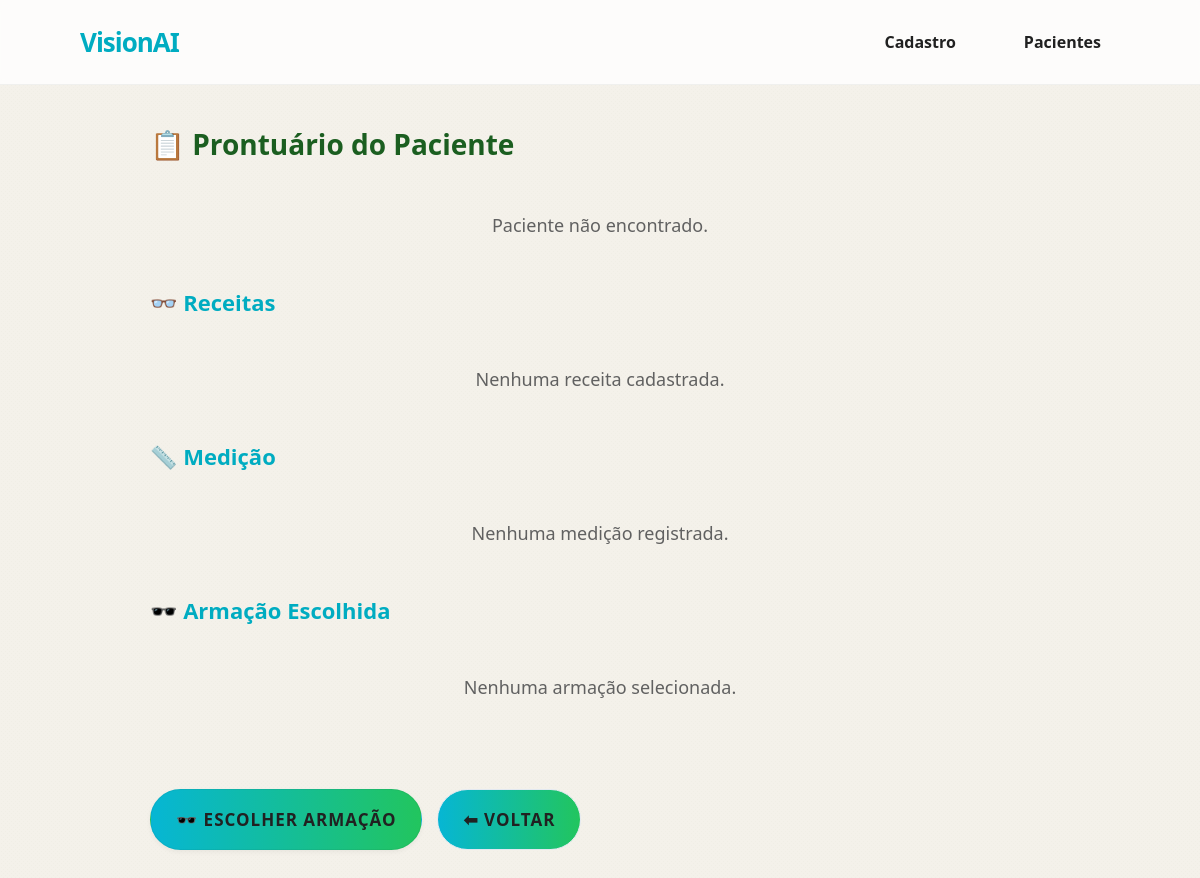
/prontuario/4, run on an earlier commit of the app's database.
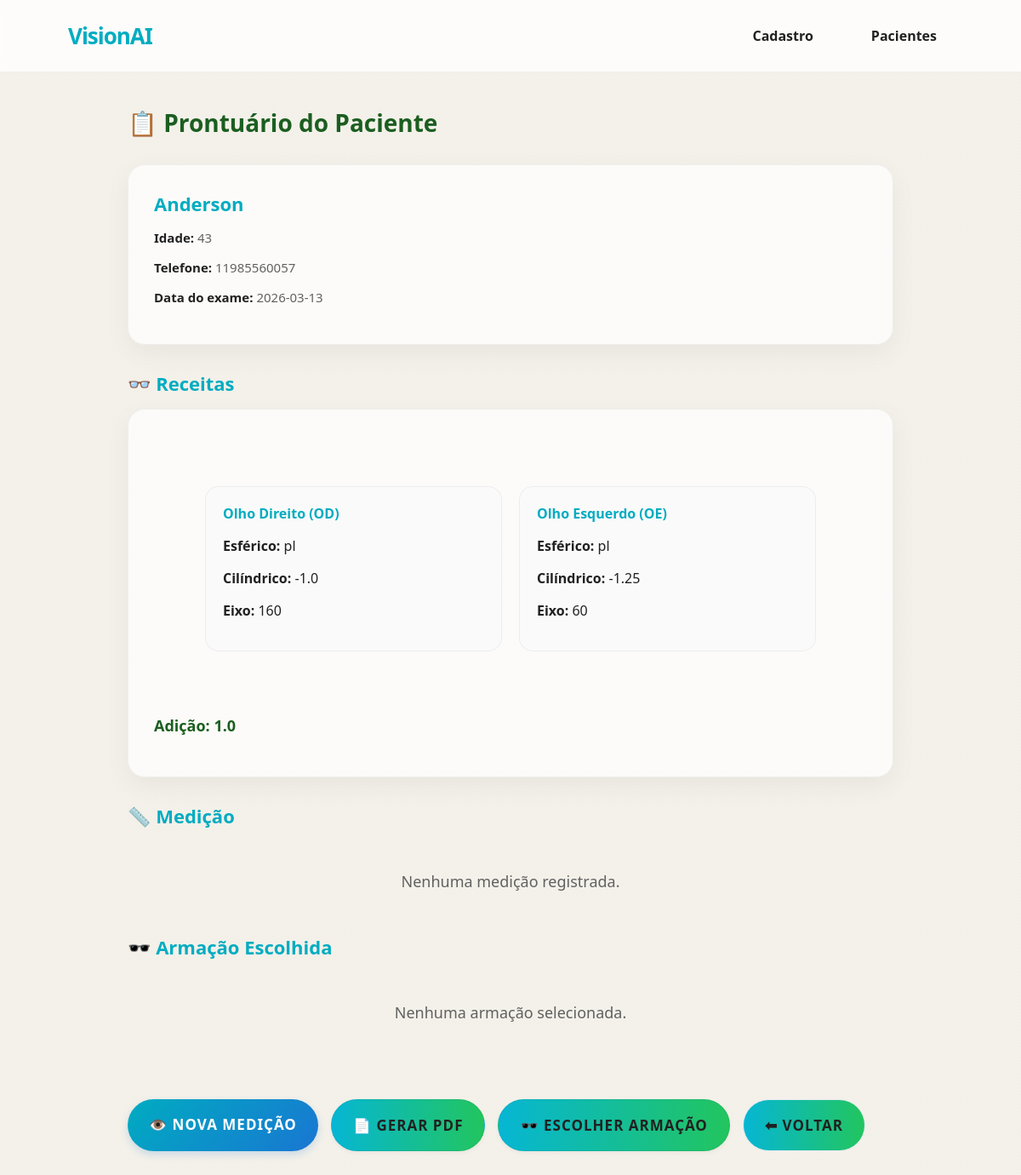
And on a later commit of the database.
### tables this page shows
CREATE TABLE receitas(
        id INTEGER PRIMARY KEY AUTOINCREMENT,
        paciente_id INTEGER,
        od_esf REAL,
        od_cil REAL,
        od_eixo INTEGER,
        oe_esf REAL,
        oe_cil REAL,
        oe_eixo INTEGER,
        adicao REAL,
        tipo_grau TEXT,
        FOREIGN KEY (paciente_id) REFERENCES pacientes(id)
    );

### app.py (the view, shortened to what this page needs)
@app.route("/prontuario/<int:id>")
def prontuario(id):
    import json
    conn = get_db()
    cursor = conn.cursor()
    cursor.execute("SELECT * FROM pacientes WHERE id=?", (id,))
    paciente = cursor.fetchone()
    paciente = dict(paciente) if paciente else None
    cursor.execute("SELECT * FROM receitas WHERE paciente_id=? ORDER BY id DESC", (id,))
    receitas = cursor.fetchall()
    receitas = [dict(r) for r in receitas]
    cursor.execute("SELECT * FROM medicoes WHERE paciente_id=? ORDER BY id DESC LIMIT 1", (id,))
    medicao = cursor.fetchone()
    medicao = dict(medicao) if medicao else None
    cursor.execute("""
        SELECT a.modelo, a.marca, a.tamanho, a.material
        FROM pedidos p
        JOIN armacoes a ON p.armacao = a.id
        WHERE p.paciente_id=?
        ORDER BY p.id DESC LIMIT 1
    """, (id,))
    armacao = cursor.fetchone()
    armacao = dict(armacao) if armacao else None
    conn.close()
    return render_template(
        "prontuario.html",
        paciente=paciente,
        receitas=receitas,
        medicao=medicao,
        armacao=armacao
    )

### app.py (called while the page is built)
def get_db():
    conn = conectar()
    conn.row_factory = lambda cursor, row: {col[0]: row[idx] for idx, col in enumerate(cursor.description)}
    return conn

### templates/prontuario.html (shortened to what this page needs)
<!DOCTYPE html>
<html lang="pt-BR">
<head>
    <link rel="stylesheet" href="{{ url_for('static', filename='visionai.css') }}">
</head>
<body>
<header>
    <div class="logo">VisionAI</div>
    <nav>
        <a href="/paciente">Cadastro</a>
        <a href="/pacientes">Pacientes</a>
    </nav>
</header>
<main>
    <div class="content-wrapper">
        <h1>📋 Prontuário do Paciente</h1>
        {% if paciente %}
        <div class="card">
            <h2>{{ paciente["nome"] }}</h2>
            <p class="info"><b>Idade:</b> {{ paciente["idade"] or "-" }}</p>
            <p class="info"><b>Telefone:</b> {{ paciente["telefone"] or "-" }}</p>
            <p class="info"><b>Data do exame:</b> {{ paciente["data_exame"] or "-" }}</p>
        </div>
        {% else %}
        <div class="sem-dados">
            <p>Paciente não encontrado.</p>
        </div>
        {% endif %}
        <h2>👓 Receitas</h2>
        {% if receitas %}
            {% for r in receitas %}
            <div class="card">
                <div class="grid">
                    <div class="olho">
                        <h3>Olho Direito (OD)</h3>
                        <p><b>Esférico:</b> {{ r["od_esf"] or "-" }}</p>
                        <p><b>Cilíndrico:</b> {{ r["od_cil"] or "-" }}</p>
                        <p><b>Eixo:</b> {{ r["od_eixo"] or "-" }}</p>
                    </div>
                    <div class="olho">
                        <h3>Olho Esquerdo (OE)</h3>
                        <p><b>Esférico:</b> {{ r["oe_esf"] or "-" }}</p>
                        <p><b>Cilíndrico:</b> {{ r["oe_cil"] or "-" }}</p>
                        <p><b>Eixo:</b> {{ r["oe_eixo"] or "-" }}</p>
                    </div>
                </div>
                <p class="adicao">Adição: {{ r["adicao"] or "-" }}</p>
            </div>
            {% endfor %}
        {% else %}
        <div class="sem-dados">
            <p>Nenhuma receita cadastrada.</p>
        </div>
        {% endif %}
        <h2>📏 Medição</h2>
        {% if medicao %}
        <div class="card">
            <p><b>DP:</b> {{ medicao["dp"] }} mm</p>
            <p><b>DNP Esquerdo:</b> {{ medicao["dnp_e"] }} mm</p>
            <p><b>DNP Direito:</b> {{ medicao["dnp_d"] }} mm</p>
            <p><b>Score:</b> {{ medicao["score"] }}%</p>
        </div>
        {% else %}
        <div class="sem-dados">
            <p>Nenhuma medição registrada.</p>
        </div>
        {% endif %}
        <h2>🕶️ Armação Escolhida</h2>
        {% if armacao %}
        <div class="card">
            <p><b>Marca:</b> {{ armacao["marca"] }}</p>
            <p><b>Modelo:</b> {{ armacao["modelo"] }}</p>
            <p><b>Tamanho:</b> {{ armacao["tamanho"] }}</p>
            <p><b>Material:</b> {{ armacao["material"] }}</p>
        </div>
        {% else %}
        <div class="sem-dados">
            <p>Nenhuma armação selecionada.</p>
        </div>
        {% endif %}
        <div class="acoes">
            {% if paciente %}
            <a class="btn btn-primario" href="/medicao?paciente_id={{ paciente['id'] }}">
                👁️ Nova Medição
            </a>
            <a class="btn btn-acao" href="/gerar_pdf/{{ paciente['id'] }}">
                📄 Gerar PDF
            </a>
            {% endif %}
            <a class="btn btn-acao" href="/armacao">
                🕶️ Escolher Armação
            </a>
            <a class="btn btn-sec" href="/dashboard">
                ⬅ Voltar
            </a>
        </div>
    </div>
</main>
</body>
</html>

### static/visionai.css (style rules this page uses)
body { margin:0; font-family: 'Segoe UI', sans-serif; background:linear-gradient(120deg,#0f172a,#020617); color:white; overflow-x:hidden; }
header { display:flex; justify-content:space-between; align-items:center; padding:20px 60px; }
.logo { font-size:28px; font-weight:700; letter-spacing:1px; }
nav a { margin-left:25px; text-decoration:none; color:#cbd5f5; }
.btn { margin-top:40px; padding:16px 40px; border-radius:40px; border:none; font-size:18px; background:linear-gradient(90deg,#06b6d4,#22c55e); color:white; cursor:pointer; transition:0.3s; }
.grid { display:grid; grid-template-columns:repeat(auto-fit,minmax(220px,1fr)); gap:30px; padding:60px; }
.card { transition:0.3s; }

What changed in the data, as far as the page shows it:
added receitas: od_esf "pl", od_cil "-1.0", od_eixo "160", oe_esf "pl", oe_cil "-1.25", oe_eixo "60", adicao "1.0"
Also different on the page:
{{ paciente["nome"] }}: (not shown) → "Anderson"
{{ paciente["idade"] or "-" }}: (not shown) → "43"
{{ paciente["telefone"] or "-" }}: (not shown) → "11985560057"
{{ paciente["data_exame"] or "-" }}: (not shown) → "2026-03-13"
text no longer shown: "Paciente não encontrado. Nenhuma receita cadastrada."
text now shown: "Idade: Telefone: Data do exame: 👁️ NOVA MEDIÇÃO 📄 GERAR PDF"
